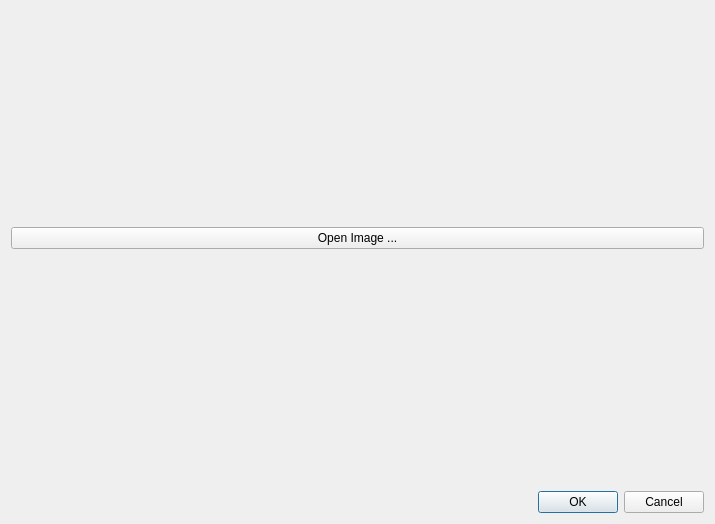
<?xml version="1.0" encoding="UTF-8"?>
<ui version="4.0">
 <class>CalibrationDialog</class>
 <widget class="QDialog" name="CalibrationDialog">
  <property name="geometry">
   <rect>
    <x>0</x>
    <y>0</y>
    <width>715</width>
    <height>524</height>
   </rect>
  </property>
  <property name="windowTitle">
   <string>Dialog</string>
  </property>
  <layout class="QVBoxLayout" name="verticalLayout_2">
   <item>
    <layout class="QVBoxLayout" name="verticalLayout">
     <item>
      <layout class="QVBoxLayout" name="mainContainer"/>
     </item>
     <item>
      <layout class="QVBoxLayout" name="verticalLayout_3">
       <item>
        <widget class="QPushButton" name="pushButton">
         <property name="minimumSize">
          <size>
           <width>120</width>
           <height>0</height>
          </size>
         </property>
         <property name="text">
          <string>Open Image ...</string>
         </property>
        </widget>
       </item>
       <item>
        <spacer name="horizontalSpacer">
         <property name="orientation">
          <enum>Qt::Horizontal</enum>
         </property>
         <property name="sizeHint" stdset="0">
          <size>
           <width>40</width>
           <height>20</height>
          </size>
         </property>
        </spacer>
       </item>
      </layout>
     </item>
    </layout>
   </item>
   <item>
    <widget class="QDialogButtonBox" name="buttonBox">
     <property name="orientation">
      <enum>Qt::Horizontal</enum>
     </property>
     <property name="standardButtons">
      <set>QDialogButtonBox::Cancel|QDialogButtonBox::Ok</set>
     </property>
    </widget>
   </item>
  </layout>
 </widget>
 <resources/>
 <connections>
  <connection>
   <sender>buttonBox</sender>
   <signal>accepted()</signal>
   <receiver>CalibrationDialog</receiver>
   <slot>accept()</slot>
   <hints>
    <hint type="sourcelabel">
     <x>227</x>
     <y>502</y>
    </hint>
    <hint type="destinationlabel">
     <x>157</x>
     <y>274</y>
    </hint>
   </hints>
  </connection>
  <connection>
   <sender>buttonBox</sender>
   <signal>rejected()</signal>
   <receiver>CalibrationDialog</receiver>
   <slot>reject()</slot>
   <hints>
    <hint type="sourcelabel">
     <x>295</x>
     <y>508</y>
    </hint>
    <hint type="destinationlabel">
     <x>286</x>
     <y>274</y>
    </hint>
   </hints>
  </connection>
 </connections>
</ui>
